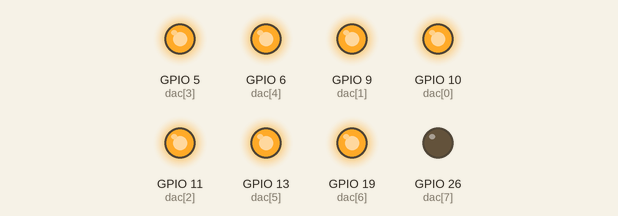
The program below on a simulated Raspberry Pi (BCM pin numbers). Parts: output pins drawn as LEDs (lit = HIGH). At 10.0 s the program stops and its outputs stay as they are.

Above: at 0.1 s.
At 10.1 s:
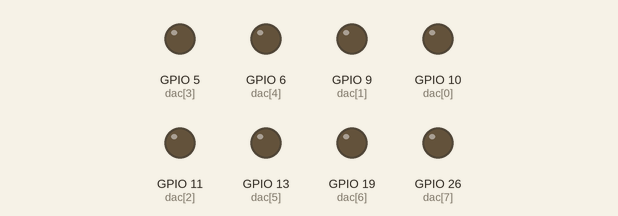
Timing chart, 0 to 11.5 s (numbered marks = the images above):
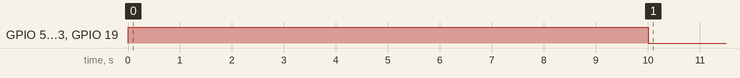

Measured:
- by itself, GPIO 5 (dac[3]), GPIO 6 (dac[4]), GPIO 9 (dac[1]), GPIO 10 (dac[0]), GPIO 11 (dac[2]), GPIO 13 (dac[5]), GPIO 19 (dac[6]): LOW → HIGH at 0.00 s, → LOW 10.0 s later

The program:

2-2.py
```python
import RPi.GPIO as GPIO
import time

GPIO.setmode(GPIO.BCM)
dac = [10, 9, 11, 5, 6, 13, 19, 26]
number = [1, 1, 1, 1, 1, 1, 1, 0]

GPIO.setup(dac, GPIO.OUT)

for i in range(8):
    GPIO.output(dac[i], number[i])

time.sleep(10)
GPIO.output(dac, 0)
```
